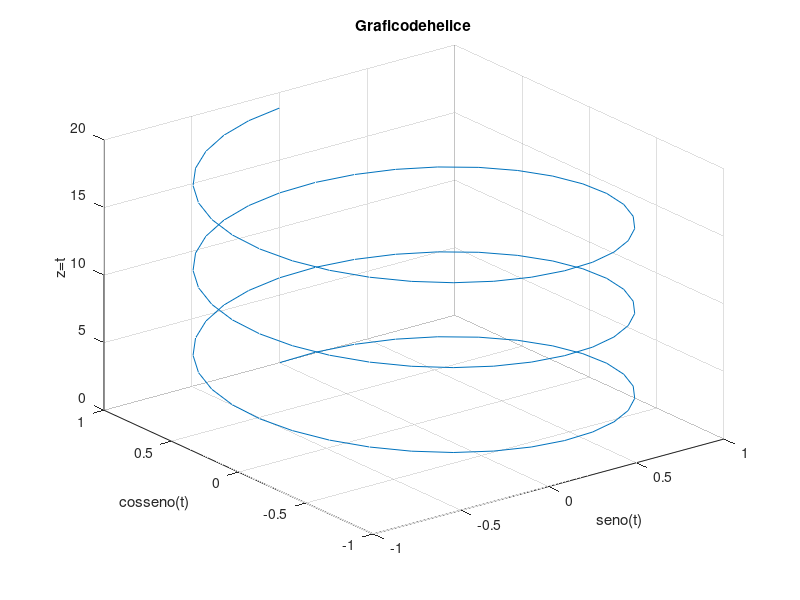

The MATLAB source for this figure:
% Gráficos em três dimensões podem ser traçados pelo MATLAB com a mesma 
% facilidade que os bidimensionais. A função plot3 funciona de forma 
% semelhante à função plot para o traçado de gráficos de linha em 3D. 
% Por exemplo, a sequência de comandos a seguir produz um gráfico de uma 
% hélice tridimensional. Note o uso da função zlabel para nomear o eixo z 
% do gráfico. O resultado está repre- sentado naFigura 7.

function func_plot3()

t = linspace(0,6*pi,100); 
plot3(sin(t),cos(t),t);
xlabel('seno(t)');
ylabel('cosseno(t)'); 
zlabel('z=t'); 
title('Graficodehelice'); 
grid on;

end